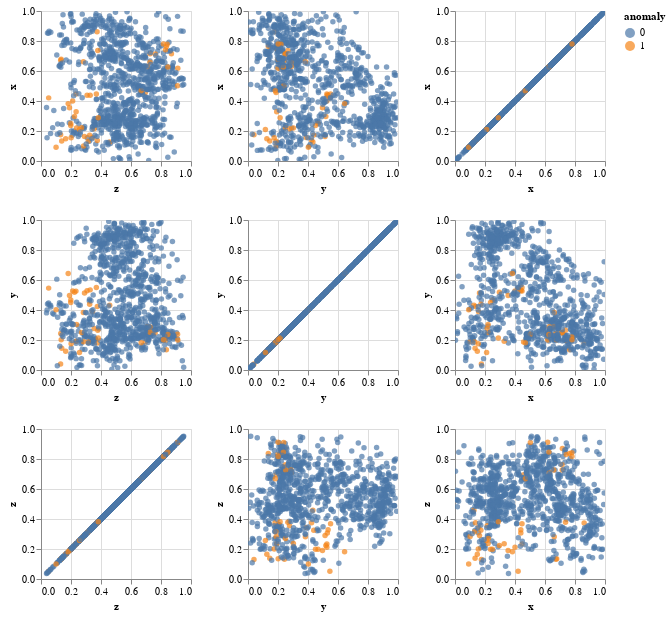

Notebook code cell kept with this figure:
### Markdown cell above
Visualize some random sample

### Code cell
chart = alt.Chart(train.sample(n=1000)).mark_circle().encode(
    alt.X(alt.repeat("column"), type='quantitative'),
    alt.Y(alt.repeat("row"), type='quantitative'),
    color='anomaly:N'
).properties(
    width=150,
    height=150
).repeat(
    row=['x', 'y', 'z'],
    column=['z', 'y', 'x']
).interactive()
chart

### Figure 1 — Vega-Lite specification as saved in the notebook (floating-point values rounded to 4 significant figures; data arrays with more than 128 entries replaced by an {"elided": "..."} marker saying what was removed)
{"config": {"view": {"continuousWidth": 400, "continuousHeight": 300}}, "repeat": {"column": ["z", "y", "x"], "row": ["x", "y", "z"]}, "spec": {"data": {"name": "data-3719c19e3fb2619065bb9f759c32013c"}, "mark": "circle", "encoding": {"color": {"field": "anomaly", "type": "nominal"}, "x": {"field": {"repeat": "column"}, "type": "quantitative"}, "y": {"field": {"repeat": "row"}, "type": "quantitative"}}, "height": 150, "selection": {"selector002": {"type": "interval", "bind": "scales", "encodings": ["x", "y"]}}, "width": 150}, "$schema": "https://vega.github.io/schema/vega-lite/v4.17.0.json", "datasets": {"data-3719c19e3fb2619065bb9f759c32013c": {"elided": "1000 records"}}}
